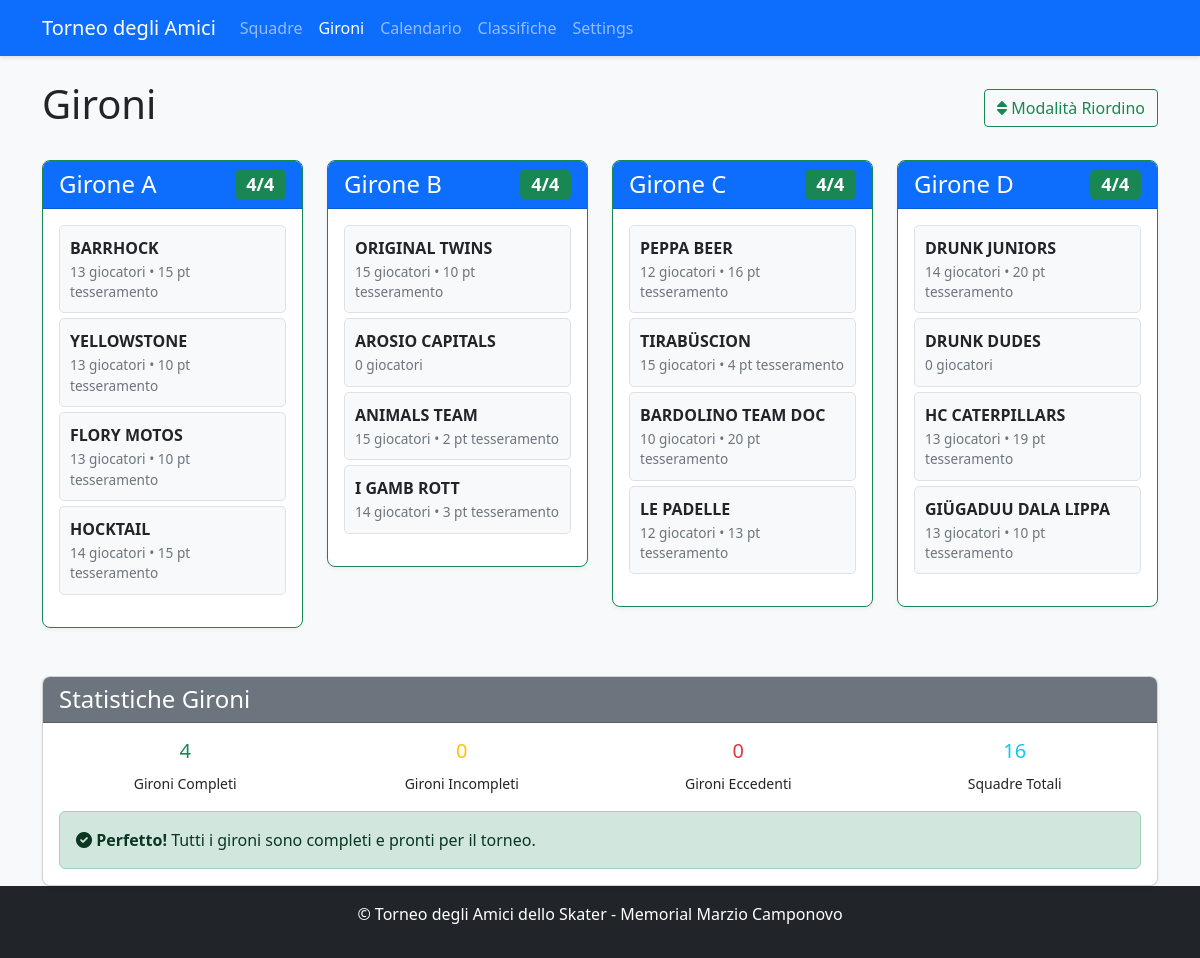
Before: /groups with the older database file.
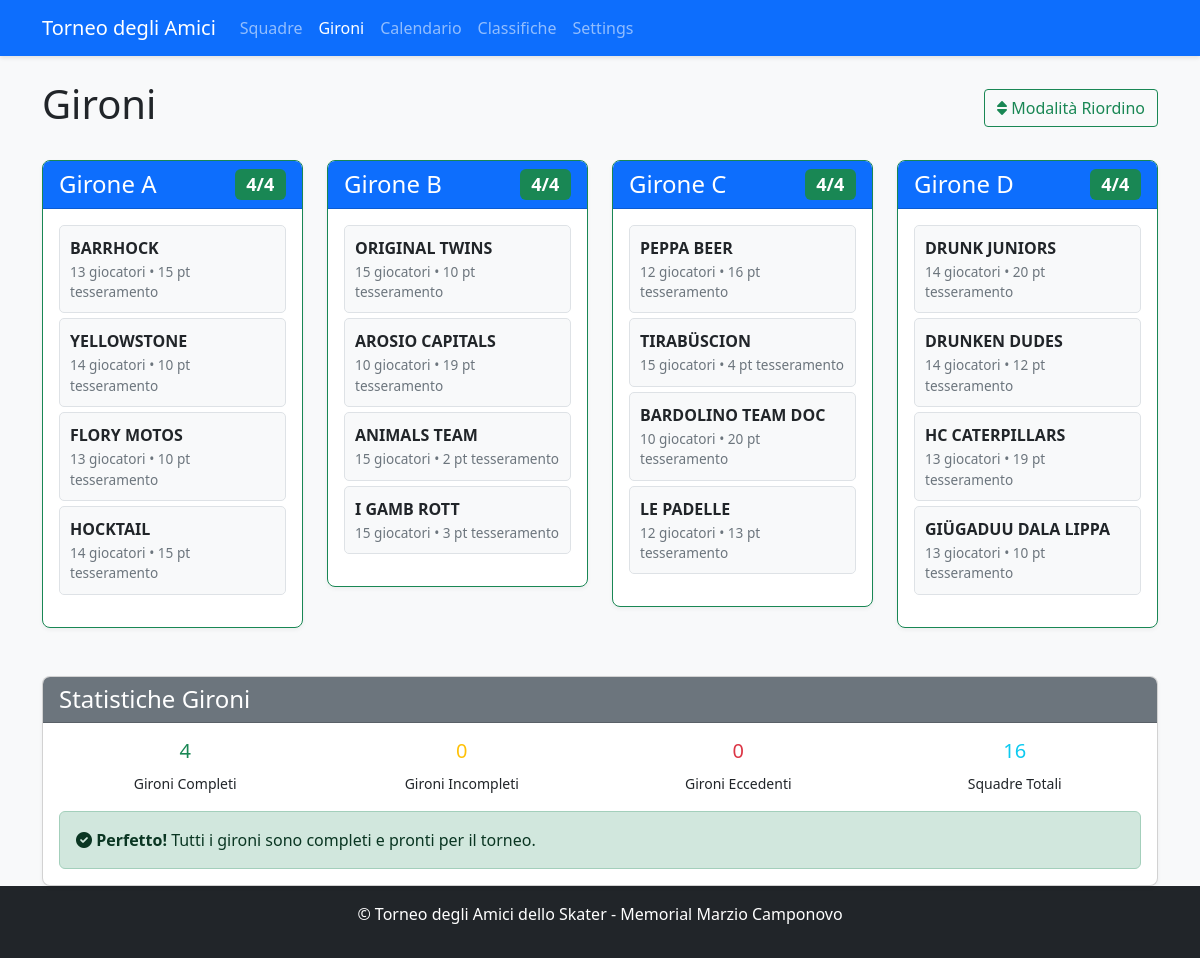
After: the same page with the newer database file.
### app.py (models this page shows, shortened)
class Team(db.Model):
    id = db.Column(db.Integer, primary_key=True)
    name = db.Column(db.String(100), nullable=False, unique=True)
    group = db.Column(db.String(1))  # A, B, C, or D
    group_order = db.Column(db.Integer, default=0)  # NUOVO CAMPO per l'ordinamento nel girone
    players = db.relationship('Player', backref='team', lazy=True)
    matches = db.relationship(
        'Match',
        primaryjoin="or_(Team.id == Match.team1_id, Team.id == Match.team2_id)",
        lazy=True,
        overlaps="team1,team2"
    )
    wins = db.Column(db.Integer, default=0)
    losses = db.Column(db.Integer, default=0)
    draws = db.Column(db.Integer, default=0)
    goals_for = db.Column(db.Integer, default=0)
    goals_against = db.Column(db.Integer, default=0)
    points = db.Column(db.Integer, default=0)
    @property
    def player_points_total(self):
        return sum(player.registration_points for player in self.players)

class Player(db.Model):
    id = db.Column(db.Integer, primary_key=True)
    name = db.Column(db.String(100), nullable=False)
    team_id = db.Column(db.Integer, db.ForeignKey('team.id'), nullable=False)
    is_registered = db.Column(db.Boolean, default=False)
    category = db.Column(db.String(20))  # LNA/LNB, 1a Lega, 2a Lega, Non tesserato
    goals = db.Column(db.Integer, default=0)
    assists = db.Column(db.Integer, default=0)
    penalties = db.Column(db.Integer, default=0)
    @property
    def registration_points(self):
        if not self.is_registered:
            return 0  # Non tesserato = 0 punti
        points_map = {
            'LNA/LNB': 5,     # LNA/LNB = 5 punti
            '1a Lega': 3,     # 1° Lega = 3 punti
            '2a Lega': 2,     # 2° Lega = 2 punti
            'Femminile': 0,   # Femminile = 0 punti
            'Veterani': 0,     # Veterani = 0 punti
            'Portiere': 0,     # Portiere = 0 punti
            'Old': 0
        }
        return points_map.get(self.category, 0)  # Default 0 punti se categoria non riconosciuta

### app.py (the view)
@app.route('/groups')
def groups():
    groups = {}
    all_teams = Team.query.all()
    for group in ['A', 'B', 'C', 'D']:
        teams = Team.query.filter_by(group=group).order_by(Team.group_order, Team.name).all()
        groups[group] = teams
    groups_stats = {
        'complete': sum(1 for group in ['A', 'B', 'C', 'D'] if len(groups[group]) == 4),
        'incomplete': sum(1 for group in ['A', 'B', 'C', 'D'] if 0 < len(groups[group]) < 4),
        'overfull': sum(1 for group in ['A', 'B', 'C', 'D'] if len(groups[group]) > 4),
        'total_teams': len(all_teams)
    }
    return render_template('groups.html', groups=groups, all_teams=all_teams, groups_stats=groups_stats)

### app.py (called while the page is built, shortened)
def get_tournament_dates():
    try:
        if db.inspect(db.engine).has_table('tournament_settings'):
            settings = TournamentSettings.query.first()
            if settings and settings.qualification_day1:
                return {
                    'qualification_day1': settings.qualification_day1,
                    'qualification_day2': settings.qualification_day2,
                    'quarterfinals_ml': settings.quarterfinals_ml_date,
                    'quarterfinals_bl': settings.quarterfinals_bl_date,
                    'semifinals_ml': settings.semifinals_ml_date,
                    'semifinals_bl': settings.semifinals_bl_date,
                    'finals': settings.finals_date
                }
    except Exception as e:
        print(f"Errore nel recupero date da settings: {e}")

### templates/groups.html (shortened to what the changed rows need)
<!DOCTYPE html>
<html lang="it">
<head>
    <link rel="stylesheet" href="https://cdn.jsdelivr.net/npm/bootstrap@5.3.0/dist/css/bootstrap.min.css">
    <link rel="stylesheet" href="{{ url_for('static', filename='style.css') }}">
    <link rel="stylesheet" href="https://cdnjs.cloudflare.com/ajax/libs/font-awesome/6.0.0/css/all.min.css">
</head>
<body class="d-flex flex-column min-vh-100">
    <div class="container mt-4">
        <div class="d-flex justify-content-between align-items-center">
            <h1>Gironi</h1>
        </div>
        <div class="row mt-4">
            {% for group in ['A', 'B', 'C', 'D'] %}
                {% set group_teams = groups[group] %}
                <div class="col-md-3 mb-4">
                    <div class="card group-card {% if group_teams|length == 4 %}border-success{% elif group_teams|length > 4 %}border-danger{% else %}border-warning{% endif %}"
                         data-group="{{ group }}">
                        <div class="card-header bg-primary text-white">
                            <h4 class="mb-0 d-flex justify-content-between align-items-center">
                                Girone {{ group }}
                                <span class="badge {% if group_teams|length == 4 %}bg-success{% elif group_teams|length > 4 %}bg-danger{% else %}bg-warning{% endif %}">
                                    {{ group_teams|length }}/4
                                </span>
                            </h4>
                        </div>
                        <div class="card-body">
                            {% if group_teams %}
                                <ul class="sortable-list" data-group="{{ group }}">
                                    {% for team in group_teams %}
                                        <li class="sortable-item" data-team-id="{{ team.id }}">
                                            <div class="team-info">
                                                <div class="team-name">{{ team.name }}</div>
                                                <div class="team-stats">
                                                    {{ team.players|length }} giocatori
                                                    {% if team.player_points_total > 0 %}
                                                        • {{ team.player_points_total }} pt tesseramento
                                                    {% endif %}
                                                </div>
                                            </div>
                                        </li>
                                    {% endfor %}
                                </ul>
                            {% else %}
                                <div class="empty-group">
                                    <i class="fas fa-users fa-2x mb-2"></i>
                                    <p class="mb-0">Nessuna squadra assegnata</p>
                                </div>
                            {% endif %}
                        </div>
                    </div>
                </div>
            {% endfor %}
        </div>
    </div>
</body>
</html>

Changed rows visible on the page:
computed for Team "YELLOWSTONE": players|length "13" → "14"
computed for Team "AROSIO CAPITALS": players|length "0" → "10"
computed for Team "I GAMB ROTT": players|length "14" → "15"
changed Team: name "DRUNK DUDES" → "DRUNKEN DUDES"; players|length "0" → "14"
Other visible differences:
new list line: "• 19 pt tesseramento"
new list line: "• 12 pt tesseramento"
